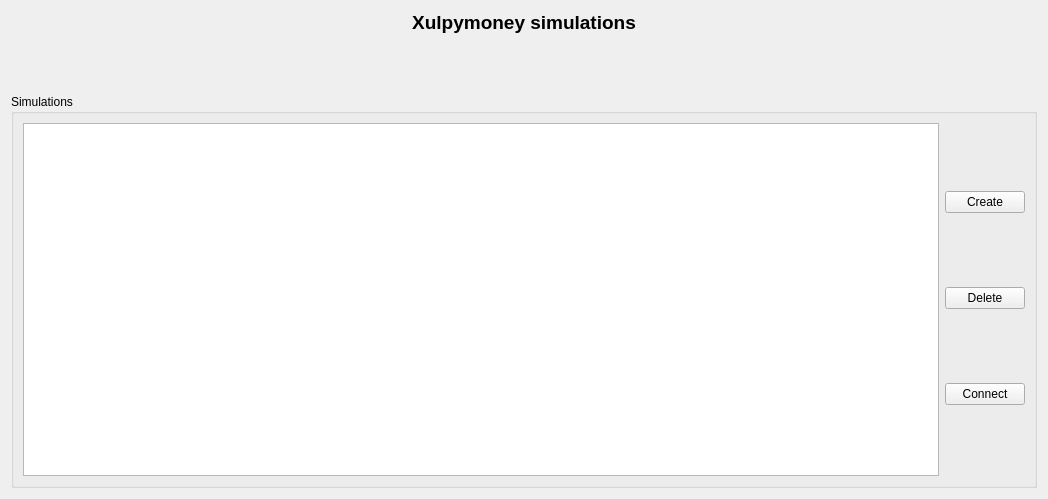
<?xml version="1.0" encoding="UTF-8"?>
<ui version="4.0">
 <class>wdgSimulations</class>
 <widget class="QWidget" name="wdgSimulations">
  <property name="geometry">
   <rect>
    <x>0</x>
    <y>0</y>
    <width>1048</width>
    <height>499</height>
   </rect>
  </property>
  <property name="windowTitle">
   <string>Form</string>
  </property>
  <layout class="QHBoxLayout" name="horizontalLayout">
   <item>
    <layout class="QVBoxLayout" name="verticalLayout">
     <item>
      <widget class="QLabel" name="lblTitulo">
       <property name="font">
        <font>
         <pointsize>14</pointsize>
         <weight>75</weight>
         <bold>true</bold>
        </font>
       </property>
       <property name="text">
        <string>Xulpymoney simulations</string>
       </property>
       <property name="alignment">
        <set>Qt::AlignCenter</set>
       </property>
      </widget>
     </item>
     <item>
      <layout class="QHBoxLayout" name="horizontalLayout_4">
       <item>
        <spacer name="horizontalSpacer_2">
         <property name="orientation">
          <enum>Qt::Horizontal</enum>
         </property>
         <property name="sizeHint" stdset="0">
          <size>
           <width>40</width>
           <height>20</height>
          </size>
         </property>
        </spacer>
       </item>
       <item>
        <widget class="QLabel" name="lblPixmap">
         <property name="sizePolicy">
          <sizepolicy hsizetype="Fixed" vsizetype="Fixed">
           <horstretch>0</horstretch>
           <verstretch>0</verstretch>
          </sizepolicy>
         </property>
         <property name="minimumSize">
          <size>
           <width>48</width>
           <height>48</height>
          </size>
         </property>
         <property name="maximumSize">
          <size>
           <width>48</width>
           <height>48</height>
          </size>
         </property>
         <property name="pixmap">
          <pixmap resource="../images/xulpymoney.qrc">:/xulpymoney/replication.png</pixmap>
         </property>
         <property name="scaledContents">
          <bool>true</bool>
         </property>
         <property name="alignment">
          <set>Qt::AlignCenter</set>
         </property>
        </widget>
       </item>
       <item>
        <spacer name="horizontalSpacer">
         <property name="orientation">
          <enum>Qt::Horizontal</enum>
         </property>
         <property name="sizeHint" stdset="0">
          <size>
           <width>40</width>
           <height>20</height>
          </size>
         </property>
        </spacer>
       </item>
      </layout>
     </item>
     <item>
      <widget class="QGroupBox" name="groupBox">
       <property name="title">
        <string>Simulations</string>
       </property>
       <layout class="QHBoxLayout" name="horizontalLayout_3">
        <item>
         <layout class="QHBoxLayout" name="horizontalLayout_2">
          <item>
           <widget class="myQTableWidget" name="tblSimulations">
            <property name="selectionMode">
             <enum>QAbstractItemView::SingleSelection</enum>
            </property>
            <property name="selectionBehavior">
             <enum>QAbstractItemView::SelectRows</enum>
            </property>
           </widget>
          </item>
          <item>
           <layout class="QVBoxLayout" name="verticalLayout_2">
            <item>
             <widget class="QPushButton" name="cmdCreate">
              <property name="text">
               <string>Create</string>
              </property>
             </widget>
            </item>
            <item>
             <widget class="QPushButton" name="cmdDelete">
              <property name="text">
               <string>Delete</string>
              </property>
             </widget>
            </item>
            <item>
             <widget class="QPushButton" name="cmdConnect">
              <property name="text">
               <string>Connect</string>
              </property>
             </widget>
            </item>
           </layout>
          </item>
         </layout>
        </item>
       </layout>
      </widget>
     </item>
    </layout>
   </item>
  </layout>
 </widget>
 <customwidgets>
  <customwidget>
   <class>myQTableWidget</class>
   <extends>QTableWidget</extends>
   <header location="global">myqtablewidget</header>
  </customwidget>
 </customwidgets>
 <resources>
  <include location="../images/xulpymoney.qrc"/>
 </resources>
 <connections/>
</ui>
